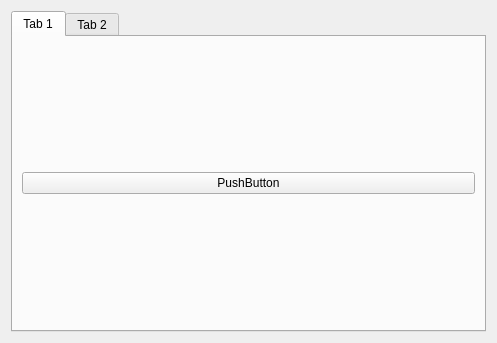
<?xml version="1.0" encoding="UTF-8"?>
<ui version="4.0">
 <class>Form</class>
 <widget class="QWidget" name="Form">
  <property name="geometry">
   <rect>
    <x>0</x>
    <y>0</y>
    <width>497</width>
    <height>343</height>
   </rect>
  </property>
  <property name="windowTitle">
   <string>Form</string>
  </property>
  <layout class="QHBoxLayout" name="horizontalLayout">
   <item>
    <widget class="QTabWidget" name="tabWidget">
     <widget class="QWidget" name="tab">
      <attribute name="title">
       <string>Tab 1</string>
      </attribute>
      <layout class="QHBoxLayout" name="horizontalLayout_2">
       <item>
        <layout class="QVBoxLayout" name="verticalLayout">
         <item>
          <widget class="QPushButton" name="pushButton">
           <property name="text">
            <string>PushButton</string>
           </property>
          </widget>
         </item>
        </layout>
       </item>
      </layout>
     </widget>
     <widget class="QWidget" name="tab_2">
      <attribute name="title">
       <string>Tab 2</string>
      </attribute>
     </widget>
    </widget>
   </item>
  </layout>
 </widget>
 <resources/>
 <connections/>
</ui>
